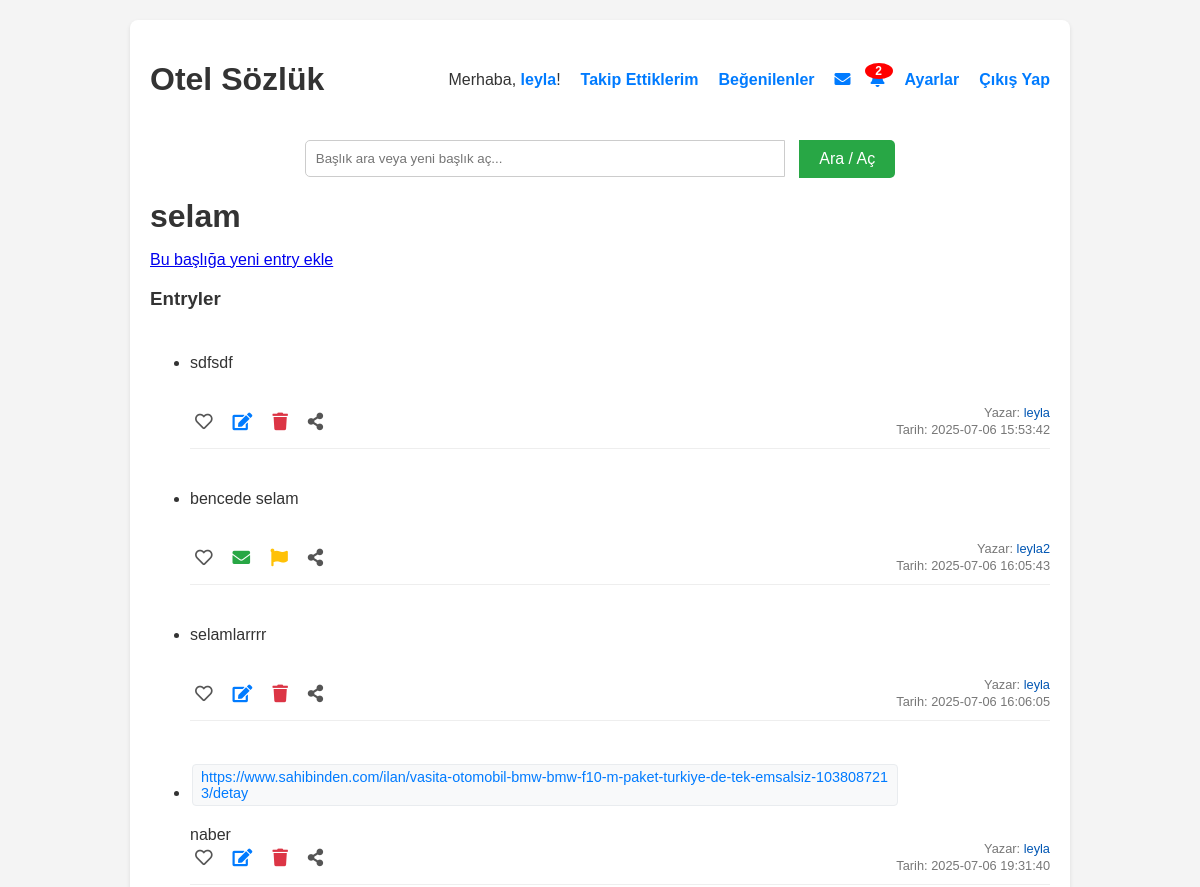
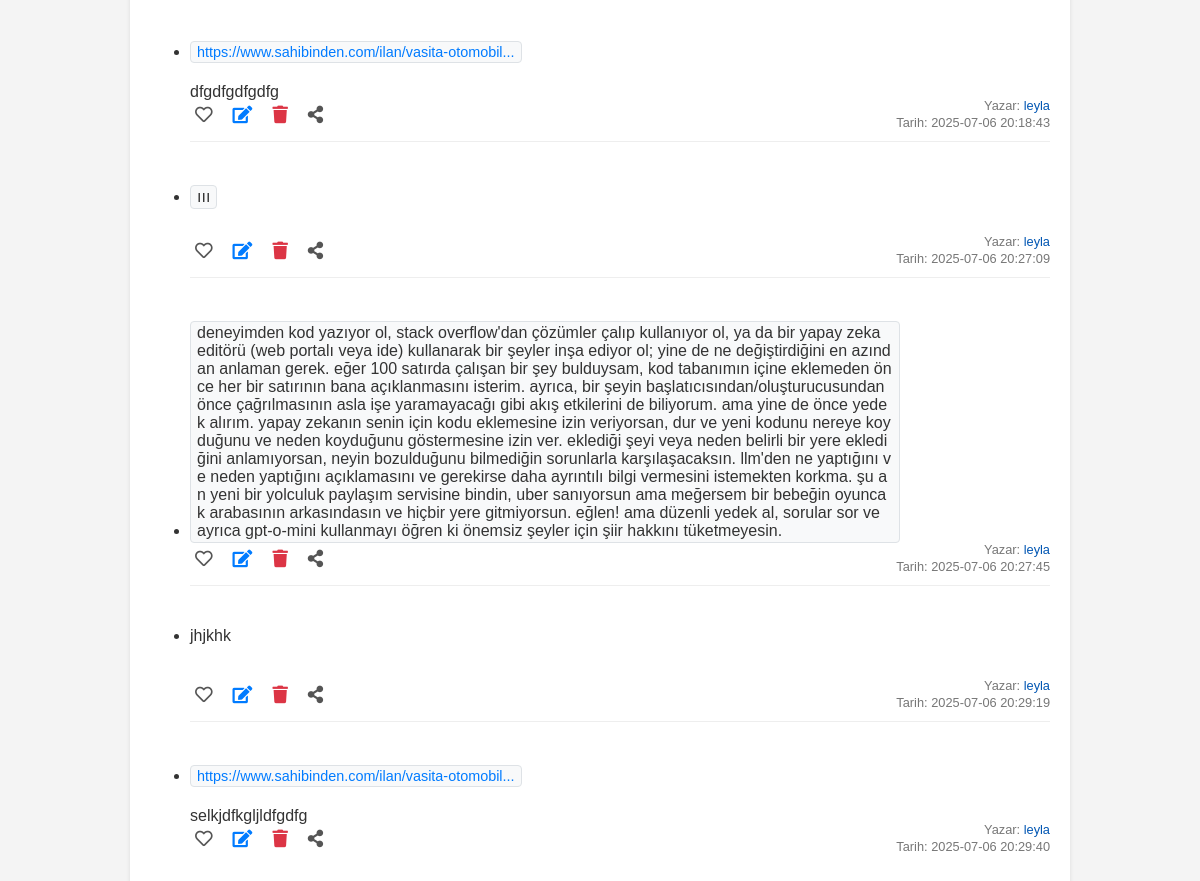
The app's page /baslik/1 (signed in) with its own data (2 pictures, top to bottom).
### tables this page shows
CREATE TABLE users (
            id INTEGER PRIMARY KEY AUTOINCREMENT,
            username TEXT NOT NULL UNIQUE,
            email TEXT NOT NULL UNIQUE,
            password_hash TEXT NOT NULL,
            bio TEXT DEFAULT '',
            kayit_tarihi TIMESTAMP DEFAULT CURRENT_TIMESTAMP,
            email_verified INTEGER DEFAULT 0,
            verification_code TEXT,
            is_admin INTEGER DEFAULT 0,
            is_moderator INTEGER DEFAULT 0,
            is_banned INTEGER DEFAULT 0
        );

CREATE TABLE basliklar (
            id INTEGER PRIMARY KEY AUTOINCREMENT,
            baslik_adi TEXT NOT NULL UNIQUE,
            entry_count INTEGER DEFAULT 0
        );

CREATE TABLE entryler (
            id INTEGER PRIMARY KEY AUTOINCREMENT,
            entry_metni TEXT NOT NULL,
            baslik_id INTEGER NOT NULL,
            yazar_id INTEGER NOT NULL,
            tarih TIMESTAMP DEFAULT CURRENT_TIMESTAMP,
            is_deleted INTEGER DEFAULT 0,
            FOREIGN KEY (baslik_id) REFERENCES basliklar(id),
            FOREIGN KEY (yazar_id) REFERENCES users(id)
        );

### yemeksozluk.py (the view, shortened to what this page needs)
@app.route('/baslik/<int:baslik_id>')
@app.route('/baslik/<int:baslik_id>/<int:page>')
def baslik_detay(baslik_id, page=1):
    with get_db_connection() as conn:
        baslik = conn.execute('SELECT * FROM basliklar WHERE id = ?', (baslik_id,)).fetchone()
        if baslik is None:
            flash('Başlık bulunamadı!', 'error')
            return redirect(url_for('index'))
        if is_logged_in():
            user_id = session['user_id']
            conn.execute('INSERT OR IGNORE INTO read_basliklar (user_id, baslik_id) VALUES (?, ?)',
                         (user_id, baslik_id))
        total_entries_count = conn.execute('SELECT COUNT(id) FROM entryler WHERE baslik_id = ?', (baslik_id,)).fetchone()[0]
        total_pages = math.ceil(total_entries_count / ENTRIES_PER_PAGE)
        if page < 1:
            page = 1
        elif page > total_pages and total_pages > 0:
            page = total_pages
        elif total_entries_count == 0:
            page = 1
        offset = (page - 1) * ENTRIES_PER_PAGE
        entryler_data = conn.execute(f'''
            SELECT e.*, u.username
            FROM entryler e
            JOIN users u ON e.yazar_id = u.id
            WHERE e.baslik_id = ?
            ORDER BY e.tarih ASC
            LIMIT {ENTRIES_PER_PAGE} OFFSET {offset}
        ''', (baslik_id,)).fetchall()
        entry_list = []
        if is_logged_in():
            user_id = session['user_id']
            for entry in entryler_data:
                liked = conn.execute('SELECT 1 FROM likes WHERE user_id = ? AND entry_id = ?',
                                     (user_id, entry['id'])).fetchone() is not None
                entry_dict = dict(entry) # Row objesini dict'e çevir
                entry_dict['liked_by_user'] = liked
                entry_list.append(entry_dict)
        conn.commit()
    return render_template('baslik_detay.html',
                           baslik=baslik,
                           entryler=entry_list,
                           is_logged_in=is_logged_in(),
                           current_page=page,
                           total_pages=total_pages,
                           baslik_id=baslik_id)

### yemeksozluk.py (called while the page is built)
@contextmanager
def get_db_connection():
    conn = sqlite3.connect(DATABASE, timeout=20.0)
    conn.row_factory = sqlite3.Row
    conn.execute('PRAGMA foreign_keys = ON')
    try:
        yield conn
    finally:
        conn.close()

def is_logged_in():
    return 'logged_in' in session and session['logged_in']

@app.before_request
def before_request():
    g.unread_notifications_count = 0
    g.unread_messages_count = 0
    if is_logged_in():
        with get_db_connection() as conn:
            user_id = session['user_id']
            notifications_count = conn.execute('SELECT COUNT(*) FROM notifications WHERE user_id = ? AND is_read = 0', (user_id,)).fetchone()[0]
            g.unread_notifications_count = notifications_count
            messages_count = conn.execute('SELECT COUNT(*) FROM messages WHERE receiver_id = ? AND is_read = 0', (user_id,)).fetchone()[0]
            g.unread_messages_count = messages_count

### templates/baslik_detay.html (shortened to what this page needs)
{% extends 'base.html' %}
{% block content %}
    <div class="baslik-header">
        <h1>{{ baslik.baslik_adi }}</h1>
    </div>
    {% if is_logged_in %}
        <p><a href="{{ url_for('yeni_entry', baslik_id=baslik.id) }}">Bu başlığa yeni entry ekle</a></p>
    {% else %}
        <p>Entry eklemek için <a href="{{ url_for('login') }}">giriş yapmalısınız</a>.</p>
    {% endif %}
    <h3>Entryler</h3>
    {% if entryler %}
        <ul>
            {% for entry in entryler %}
                <li class="entry-item">
                    <div class="entry-text">
                        <p>{{ entry.entry_metni|safe }}</p>
                    </div>
                    <div class="entry-actions">
                        {% if is_logged_in %}
                            {% if entry.liked_by_user %}
                                <a href="{{ url_for('entry_begenmekten_vazgec', entry_id=entry.id) }}" class="liked" title="Beğeniyi Kaldır"><i class="fas fa-heart"></i></a>
                            {% else %}
                                <a href="{{ url_for('entry_begen', entry_id=entry.id) }}" title="Beğen"><i class="far fa-heart"></i></a>
                            {% endif %}
                            {% if entry.yazar_id == session.user_id %}
                                <a href="{{ url_for('entry_duzenle', entry_id=entry.id) }}" title="Düzenle" style="color: #007bff;"><i class="fas fa-edit"></i></a>
                                <a href="{{ url_for('entry_sil', entry_id=entry.id) }}" title="Sil" style="color: #dc3545;" onclick="return confirm('Bu entry\'yi silmek istediğinizden emin misiniz?')"><i class="fas fa-trash"></i></a>
                            {% endif %}
                            {% if entry.yazar_id != session.user_id %}
                                <a href="{{ url_for('sohbet', other_user_id=entry.yazar_id, entry_id=entry.id) }}" title="Bu entry hakkında mesaj gönder" class="message-btn"><i class="fas fa-envelope"></i></a>
                            {% endif %}
                            {% if entry.yazar_id != session.user_id %}
                                <a href="{{ url_for('entry_sikayet', entry_id=entry.id) }}" title="Şikayet Et" style="color: #ffc107;"><i class="fas fa-flag"></i></a>
                            {% endif %}
                        {% else %}
                            <span style="color: #ccc; cursor: default;" title="Beğenmek için giriş yapın"><i class="far fa-heart"></i></span>
                        {% endif %}
                        <span class="share-btn" title="Paylaş" onclick="shareEntry({{ entry.id }}, '{{ entry.entry_metni|replace('\'', '\\\'')|replace('\n', ' ') }}', '{{ baslik.baslik_adi|replace('\'', '\\\'') }}')"><i class="fas fa-share-alt"></i></span>
                    </div>
                    <div class="entry-info">
                        <p>Yazar: <a href="{{ url_for('profil', username=entry.username) }}">{{ entry.username }}</a></p>
                        <p>Tarih: {{ entry.tarih }}</p>
                    </div>
                </li>
            {% endfor %}
        </ul>
    {% else %}
        <p>Bu başlığa henüz hiç entry girilmemiş.</p>
    {% endif %}
{% endblock %}

### templates/base.html (shortened to what this page needs)
<!DOCTYPE html>
<html lang="tr">
<head>
    <link rel="stylesheet" href="https://cdnjs.cloudflare.com/ajax/libs/font-awesome/5.15.4/css/all.min.css">
</head>
<body>
    <div class="container">
        <header>
            <h1><a href="/" style="text-decoration: none; color: #333;">Otel Sözlük</a></h1>
            <nav>
                <ul>
                    {% if is_logged_in %}
                        <li>Merhaba, <a href="{{ url_for('profil', username=session.username) }}">{{ session.username }}</a>!</li>
                        <li><a href="{{ url_for('takip_ettiklerim') }}">Takip Ettiklerim</a></li>
                        <li><a href="{{ url_for('begenilenler') }}">Beğenilenler</a></li>
                        <li class="message-icon">
                            <a href="{{ url_for('mesajlar') }}" title="Mesajlar">
                                <i class="fas fa-envelope"></i>
                            </a>
                        </li>
                        <li class="notification-icon">
                            <a href="{{ url_for('bildirimler') }}" title="Bildirimler">
                                <i class="fas fa-bell"></i>
                                {% if g.unread_notifications_count > 0 %}
                                    <span class="badge">{{ g.unread_notifications_count }}</span>
                                {% endif %}
                            </a>
                        </li>
                        <li><a href="{{ url_for('ayarlar') }}">Ayarlar</a></li>
                        <li><a href="{{ url_for('logout') }}">Çıkış Yap</a></li>
                    {% else %}
                        <li><a href="{{ url_for('register') }}">Kayıt Ol</a></li>
                        <li><a href="{{ url_for('login') }}">Giriş Yap</a></li>
                    {% endif %}
                </ul>
            </nav>
        </header>
        <div class="search-box">
            <div class="search-container">
                <form action="{{ url_for('arama') }}" method="POST" id="searchForm">
                    <input type="text" name="arama_terimi" id="searchInput" placeholder="Başlık ara veya yeni başlık aç..." value="{{ default_baslik_adi | default('') }}" autocomplete="off">
                <input type="submit" value="Ara / Aç">
            </form>
            </div>
        </div>
        <main>
            {% block content %}{% endblock %}
        </main>
    </div>
</body>
</html>

### templates/base.html (style rules this page uses)
body { font-family: sans-serif; margin: 20px; background-color: #f4f4f4; color: #333; }
.container { max-width: 900px; margin: auto; background-color: #fff; padding: 20px; border-radius: 8px; box-shadow: 0 2px 4px rgba(0,0,0,0.1); }
header { display: flex; justify-content: space-between; align-items: center; margin-bottom: 20px; }
nav ul { list-style: none; padding: 0; margin: 0; display: flex; align-items: center; }
nav ul li { margin-left: 20px; position: relative; }
nav ul li a { text-decoration: none; color: #007bff; font-weight: bold; }
.search-box { margin-bottom: 20px; text-align: center; }
.search-box form { display: inline-block; width: 100%; max-width: 600px; }
.search-box input[type="text"] { width: calc(100% - 120px); padding: 10px; border: 1px solid #ccc; border-radius: 5px 0 0 5px; box-sizing: border-box; margin-right: 10px; }
.search-box input[type="submit"] { padding: 10px 20px; background-color: #28a745; color: white; border: none; border-radius: 0 5px 5px 0; cursor: pointer; font-size: 1em; vertical-align: top; }
.search-container { position: relative; display: inline-block; width: 100%; max-width: 600px; }
.notification-icon, .message-icon { position: relative; margin-left: 20px; cursor: pointer; color: #007bff; font-weight: bold; }
.notification-icon .badge, .message-icon .badge { position: absolute; top: -8px; right: -8px; background-color: red; color: white; border-radius: 50%; padding: 2px 6px; font-size: 0.75em; line-height: 1; min-width: 16px; text-align: center; }

### templates/baslik_detay.html (style rules this page uses)
.entry-item { margin-bottom: 15px; padding: 10px 0; position: relative; min-height: 100px; border-bottom: 1px solid #eee; }
.entry-item:last-child { border-bottom: none; }
.entry-text { margin-bottom: 30px; padding-right: 150px; }
.entry-info { position: absolute; bottom: 10px; right: 0px; text-align: right; font-size: 0.8em; color: #777; line-height: 1.3; }
.entry-info p { margin: 0; }
.entry-info a { color: #0056b3; text-decoration: none; }
.entry-actions { position: absolute; bottom: 10px; left: 0; display: flex; gap: 10px; font-size: 1.1em; }
.entry-actions a { color: #555; text-decoration: none; padding: 5px; border-radius: 4px; transition: background-color 0.2s ease; }
.entry-actions .share-btn { cursor: pointer; color: #555; padding: 5px; border-radius: 4px; }
.entry-actions .message-btn { color: #28a745; }
.baslik-header { display: flex; justify-content: space-between; align-items: center; margin-bottom: 10px; }
.baslik-header h1 { margin: 0; }
.entry-link { display: inline-block; background-color: #f8f9fa; border: 1px solid #e9ecef; border-radius: 4px; padding: 4px 8px; margin: 2px; color: #007bff; text-decoration: none; font-size: 0.9em; word-break: break-all; }

### records on screen
users: username "leyla"
basliklar: baslik_adi "selam"
entryler: entry_metni "sdfsdf", username "leyla", tarih "2025-07-06 15:53:42"
entryler: entry_metni "bencede selam", username "leyla2", tarih "2025-07-06 16:05:43"
entryler: entry_metni "selamlarrrr", username "leyla", tarih "2025-07-06 16:06:05"
entryler: entry_metni "https://www.sahibinden.com/ilan/vasita-otomobil-bmw-bmw-f10-m-paket-turkiye-de-tek-emsalsiz-1038087213/detay naber", username "leyla", tarih "2025-07-06 19:31:40"
entryler: entry_metni "https://www.sahibinden.com/ilan/vasita-otomobil... dfgdfgdfgdfg", username "leyla", tarih "2025-07-06 20:18:43"
entryler: entry_metni "ııı", username "leyla", tarih "2025-07-06 20:27:09"
entryler: entry_metni "deneyimden kod yazıyor ol, stack overflow'dan çözümler çalıp kullanıyor ol, ya da bir yapay zeka editörü (web portalı veya ide) kullanarak bir şeyler inşa ediyor ol; yine de ne değiştirdiğini en azından anlaman gerek. eğer 100 satırda çalışan bir şey bulduysam, kod tabanımın içine eklemeden önce her bir satırının bana açıklanmasını isterim. ayrıca, bir şeyin başlatıcısından/oluşturucusundan önce çağrılmasının asla işe yaramayacağı gibi akış etkilerini de biliyorum. ama yine de önce yedek alırım. yapay zekanın senin için kodu eklemesine izin veriyorsan, dur ve yeni kodunu nereye koyduğunu ve neden koyduğunu göstermesine izin ver. eklediği şeyi veya neden belirli bir yere eklediğini…", username "leyla", tarih "2025-07-06 20:27:45"
entryler: entry_metni "jhjkhk", username "leyla", tarih "2025-07-06 20:29:19"
entryler: entry_metni "https://www.sahibinden.com/ilan/vasita-otomobil... selkjdfkgljldfgdfg", username "leyla", tarih "2025-07-06 20:29:40"

### other values on screen
{{ g.unread_notifications_count }} "2"
